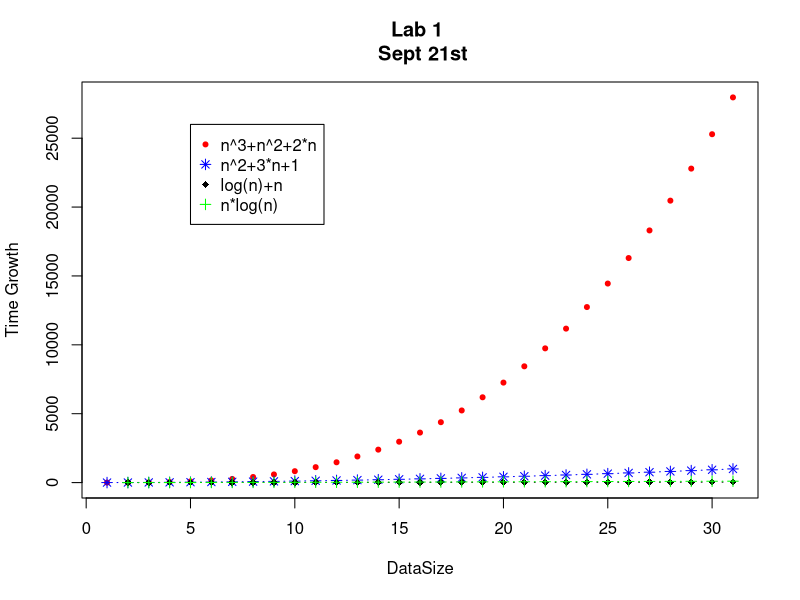
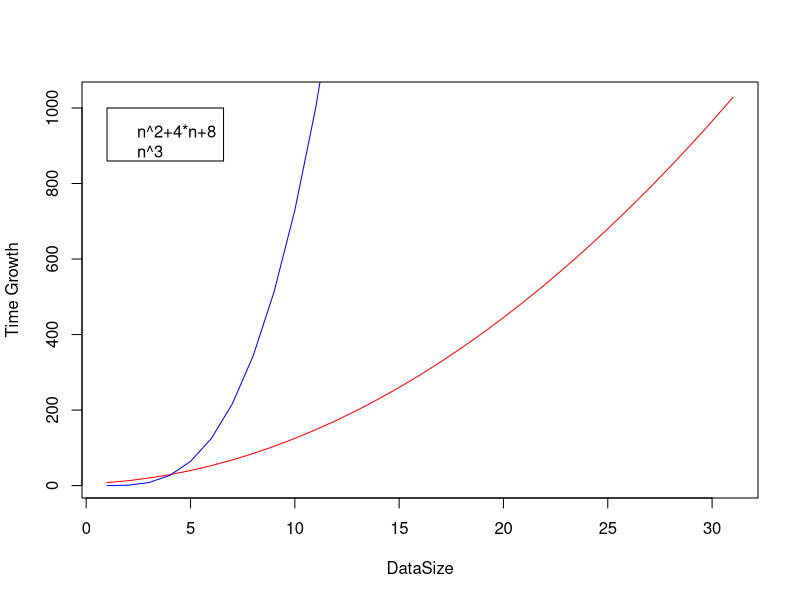
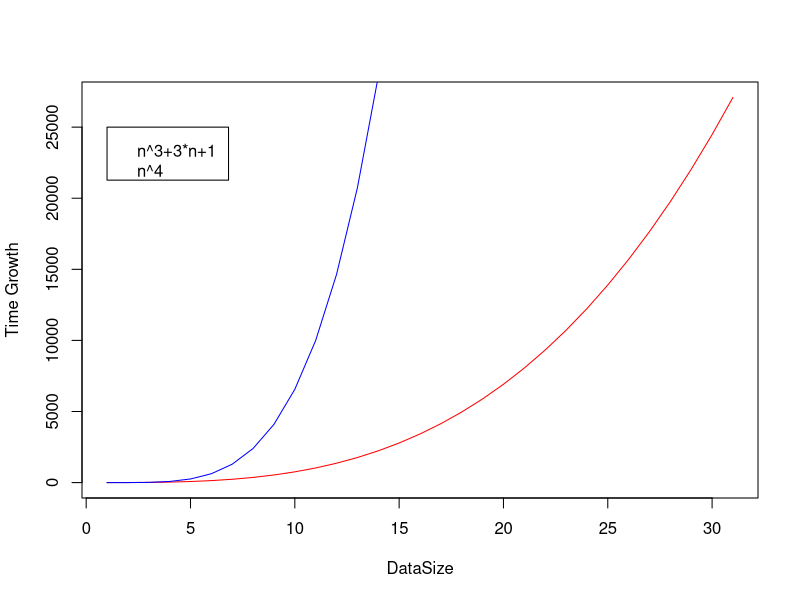
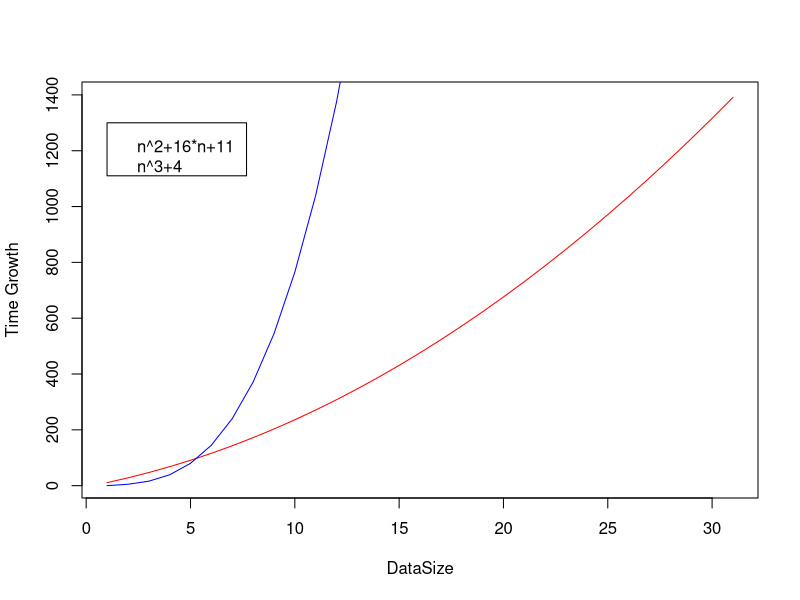
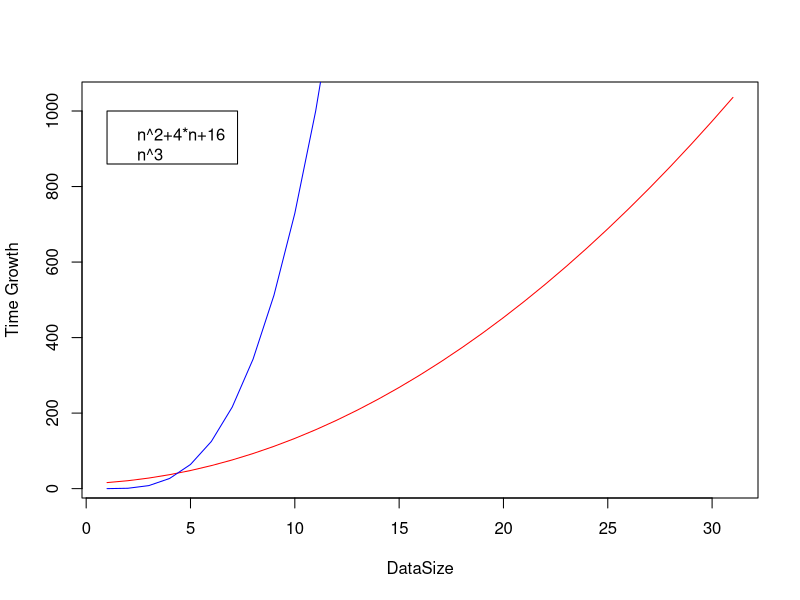

These charts were generated, in order, by the following R code:
n<-0:30
m<-c("n^3+n^2+2*n","n^2+3*n+1","log(n)+n","n*log(n)")
s<-c("red","blue","black","green")
v<-c(20,8,18,3)
v1<-c("-","-")

plot(n^3+n^2+2*n,pch=v[1],xlab="DataSize",ylab="Time Growth",col=s[1])

lines(n^2+3*n+1,type = "b", pch = v[2], col = s[2])
lines(log(n)+n,type = "b", pch = v[3],col=s[3])
lines(n*log(n),type = "b", pch = v[4],col=s[4])

title("Lab 1 \n Sept 21st" )
legend(5,26000,col=s,m,pch=v)

x11()
plot(n^2+4*n+8,type = "l",xlab="DataSize",ylab="Time Growth",col=s[1])
lines(n^3,col=s[2])
legend(1,1000,"n^2+4*n+8\nn^3")

x11()
plot(n^3+3*n+1,type = "l",xlab="DataSize",ylab="Time Growth",col=s[1])
lines(n^4,col=s[2])
legend(1,25000,"n^3+3*n+1 \nn^4")

x11()
plot(n^2+16*n+11,type = "l",xlab="DataSize",ylab="Time Growth",col=s[1])
lines(n^3+4*n,col=s[2])
legend(1,1300,"n^2+16*n+11 \nn^3+4")

x11()
plot(n^2+4*n+16,type = "l",xlab="DataSize",ylab="Time Growth",col=s[1])
lines(n^3,col=s[2])
legend(1,1000,"n^2+4*n+16 \nn^3")
